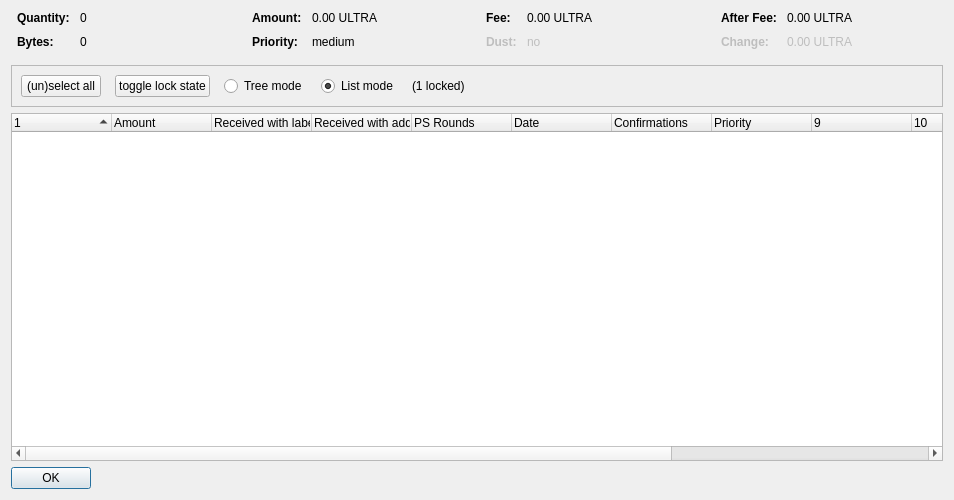
<?xml version="1.0" encoding="UTF-8"?>
<ui version="4.0">
 <class>CoinControlDialog</class>
 <widget class="QDialog" name="CoinControlDialog">
  <property name="geometry">
   <rect>
    <x>0</x>
    <y>0</y>
    <width>954</width>
    <height>500</height>
   </rect>
  </property>
  <property name="windowTitle">
   <string>Coin Selection</string>
  </property>
  <layout class="QVBoxLayout" name="verticalLayout">
   <item>
    <layout class="QHBoxLayout" name="horizontalLayoutTop" stretch="0,0,0,0">
     <property name="topMargin">
      <number>0</number>
     </property>
     <property name="bottomMargin">
      <number>10</number>
     </property>
     <item>
      <layout class="QFormLayout" name="formLayoutCoinControl1">
       <property name="horizontalSpacing">
        <number>10</number>
       </property>
       <property name="verticalSpacing">
        <number>10</number>
       </property>
       <property name="leftMargin">
        <number>6</number>
       </property>
       <property name="rightMargin">
        <number>6</number>
       </property>
       <item row="0" column="0">
        <widget class="QLabel" name="labelCoinControlQuantityText">
         <property name="font">
          <font>
           <weight>75</weight>
           <bold>true</bold>
          </font>
         </property>
         <property name="text">
          <string>Quantity:</string>
         </property>
        </widget>
       </item>
       <item row="0" column="1">
        <widget class="QLabel" name="labelCoinControlQuantity">
         <property name="cursor">
          <cursorShape>IBeamCursor</cursorShape>
         </property>
         <property name="contextMenuPolicy">
          <enum>Qt::ActionsContextMenu</enum>
         </property>
         <property name="text">
          <string notr="true">0</string>
         </property>
         <property name="textInteractionFlags">
          <set>Qt::LinksAccessibleByMouse|Qt::TextSelectableByKeyboard|Qt::TextSelectableByMouse</set>
         </property>
        </widget>
       </item>
       <item row="1" column="0">
        <widget class="QLabel" name="labelCoinControlBytesText">
         <property name="font">
          <font>
           <weight>75</weight>
           <bold>true</bold>
          </font>
         </property>
         <property name="text">
          <string>Bytes:</string>
         </property>
        </widget>
       </item>
       <item row="1" column="1">
        <widget class="QLabel" name="labelCoinControlBytes">
         <property name="cursor">
          <cursorShape>IBeamCursor</cursorShape>
         </property>
         <property name="contextMenuPolicy">
          <enum>Qt::ActionsContextMenu</enum>
         </property>
         <property name="text">
          <string notr="true">0</string>
         </property>
         <property name="textInteractionFlags">
          <set>Qt::LinksAccessibleByMouse|Qt::TextSelectableByKeyboard|Qt::TextSelectableByMouse</set>
         </property>
        </widget>
       </item>
      </layout>
     </item>
     <item>
      <layout class="QFormLayout" name="formLayoutCoinControl2">
       <property name="horizontalSpacing">
        <number>10</number>
       </property>
       <property name="verticalSpacing">
        <number>10</number>
       </property>
       <property name="leftMargin">
        <number>6</number>
       </property>
       <property name="rightMargin">
        <number>6</number>
       </property>
       <item row="0" column="0">
        <widget class="QLabel" name="labelCoinControlAmountText">
         <property name="font">
          <font>
           <weight>75</weight>
           <bold>true</bold>
          </font>
         </property>
         <property name="text">
          <string>Amount:</string>
         </property>
        </widget>
       </item>
       <item row="0" column="1">
        <widget class="QLabel" name="labelCoinControlAmount">
         <property name="cursor">
          <cursorShape>IBeamCursor</cursorShape>
         </property>
         <property name="contextMenuPolicy">
          <enum>Qt::ActionsContextMenu</enum>
         </property>
         <property name="text">
          <string notr="true">0.00 ULTRA</string>
         </property>
         <property name="textInteractionFlags">
          <set>Qt::LinksAccessibleByMouse|Qt::TextSelectableByKeyboard|Qt::TextSelectableByMouse</set>
         </property>
        </widget>
       </item>
       <item row="1" column="0">
        <widget class="QLabel" name="labelCoinControlPriorityText">
         <property name="font">
          <font>
           <weight>75</weight>
           <bold>true</bold>
          </font>
         </property>
         <property name="text">
          <string>Priority:</string>
         </property>
        </widget>
       </item>
       <item row="1" column="1">
        <widget class="QLabel" name="labelCoinControlPriority">
         <property name="cursor">
          <cursorShape>IBeamCursor</cursorShape>
         </property>
         <property name="contextMenuPolicy">
          <enum>Qt::ActionsContextMenu</enum>
         </property>
         <property name="text">
          <string>medium</string>
         </property>
         <property name="textInteractionFlags">
          <set>Qt::LinksAccessibleByMouse|Qt::TextSelectableByKeyboard|Qt::TextSelectableByMouse</set>
         </property>
        </widget>
       </item>
      </layout>
     </item>
     <item>
      <layout class="QFormLayout" name="formLayoutCoinControl3">
       <property name="horizontalSpacing">
        <number>10</number>
       </property>
       <property name="verticalSpacing">
        <number>10</number>
       </property>
       <property name="leftMargin">
        <number>6</number>
       </property>
       <property name="rightMargin">
        <number>6</number>
       </property>
       <item row="0" column="0">
        <widget class="QLabel" name="labelCoinControlFeeText">
         <property name="font">
          <font>
           <weight>75</weight>
           <bold>true</bold>
          </font>
         </property>
         <property name="text">
          <string>Fee:</string>
         </property>
        </widget>
       </item>
       <item row="0" column="1">
        <widget class="QLabel" name="labelCoinControlFee">
         <property name="cursor">
          <cursorShape>IBeamCursor</cursorShape>
         </property>
         <property name="contextMenuPolicy">
          <enum>Qt::ActionsContextMenu</enum>
         </property>
         <property name="text">
          <string notr="true">0.00 ULTRA</string>
         </property>
         <property name="textInteractionFlags">
          <set>Qt::LinksAccessibleByMouse|Qt::TextSelectableByKeyboard|Qt::TextSelectableByMouse</set>
         </property>
        </widget>
       </item>
       <item row="1" column="0">
        <widget class="QLabel" name="labelCoinControlLowOutputText">
         <property name="enabled">
          <bool>false</bool>
         </property>
         <property name="font">
          <font>
           <weight>75</weight>
           <bold>true</bold>
          </font>
         </property>
         <property name="text">
          <string>Dust:</string>
         </property>
        </widget>
       </item>
       <item row="1" column="1">
        <widget class="QLabel" name="labelCoinControlLowOutput">
         <property name="enabled">
          <bool>false</bool>
         </property>
         <property name="cursor">
          <cursorShape>IBeamCursor</cursorShape>
         </property>
         <property name="contextMenuPolicy">
          <enum>Qt::ActionsContextMenu</enum>
         </property>
         <property name="text">
          <string>no</string>
         </property>
         <property name="textInteractionFlags">
          <set>Qt::LinksAccessibleByMouse|Qt::TextSelectableByKeyboard|Qt::TextSelectableByMouse</set>
         </property>
        </widget>
       </item>
      </layout>
     </item>
     <item>
      <layout class="QFormLayout" name="formLayoutCoinControl4">
       <property name="horizontalSpacing">
        <number>10</number>
       </property>
       <property name="verticalSpacing">
        <number>10</number>
       </property>
       <property name="leftMargin">
        <number>6</number>
       </property>
       <property name="rightMargin">
        <number>6</number>
       </property>
       <item row="0" column="0">
        <widget class="QLabel" name="labelCoinControlAfterFeeText">
         <property name="font">
          <font>
           <weight>75</weight>
           <bold>true</bold>
          </font>
         </property>
         <property name="text">
          <string>After Fee:</string>
         </property>
        </widget>
       </item>
       <item row="0" column="1">
        <widget class="QLabel" name="labelCoinControlAfterFee">
         <property name="cursor">
          <cursorShape>IBeamCursor</cursorShape>
         </property>
         <property name="contextMenuPolicy">
          <enum>Qt::ActionsContextMenu</enum>
         </property>
         <property name="text">
          <string notr="true">0.00 ULTRA</string>
         </property>
         <property name="textInteractionFlags">
          <set>Qt::LinksAccessibleByMouse|Qt::TextSelectableByKeyboard|Qt::TextSelectableByMouse</set>
         </property>
        </widget>
       </item>
       <item row="1" column="0">
        <widget class="QLabel" name="labelCoinControlChangeText">
         <property name="enabled">
          <bool>false</bool>
         </property>
         <property name="font">
          <font>
           <weight>75</weight>
           <bold>true</bold>
          </font>
         </property>
         <property name="text">
          <string>Change:</string>
         </property>
        </widget>
       </item>
       <item row="1" column="1">
        <widget class="QLabel" name="labelCoinControlChange">
         <property name="enabled">
          <bool>false</bool>
         </property>
         <property name="cursor">
          <cursorShape>IBeamCursor</cursorShape>
         </property>
         <property name="contextMenuPolicy">
          <enum>Qt::ActionsContextMenu</enum>
         </property>
         <property name="text">
          <string notr="true">0.00 ULTRA</string>
         </property>
         <property name="textInteractionFlags">
          <set>Qt::LinksAccessibleByMouse|Qt::TextSelectableByKeyboard|Qt::TextSelectableByMouse</set>
         </property>
        </widget>
       </item>
      </layout>
     </item>
    </layout>
   </item>
   <item>
    <widget class="QFrame" name="frame">
     <property name="minimumSize">
      <size>
       <width>0</width>
       <height>40</height>
      </size>
     </property>
     <property name="frameShape">
      <enum>QFrame::StyledPanel</enum>
     </property>
     <property name="frameShadow">
      <enum>QFrame::Sunken</enum>
     </property>
     <layout class="QHBoxLayout" name="horizontalLayout">
      <item>
       <layout class="QHBoxLayout" name="horizontalLayoutPanel" stretch="0,0,0,0,0,0">
        <property name="spacing">
         <number>14</number>
        </property>
        <item>
         <widget class="QPushButton" name="pushButtonSelectAll">
          <property name="sizePolicy">
           <sizepolicy hsizetype="Maximum" vsizetype="Fixed">
            <horstretch>0</horstretch>
            <verstretch>0</verstretch>
           </sizepolicy>
          </property>
          <property name="text">
           <string>(un)select all</string>
          </property>
          <property name="autoDefault">
           <bool>false</bool>
          </property>
         </widget>
        </item>
        <item>
         <widget class="QPushButton" name="pushButtonToggleLock">
          <property name="sizePolicy">
           <sizepolicy hsizetype="Maximum" vsizetype="Fixed">
            <horstretch>0</horstretch>
            <verstretch>0</verstretch>
           </sizepolicy>
          </property>
          <property name="text">
           <string>toggle lock state</string>
          </property>
          <property name="autoDefault">
           <bool>false</bool>
          </property>
         </widget>
        </item>
        <item>
         <widget class="QRadioButton" name="radioTreeMode">
          <property name="sizePolicy">
           <sizepolicy hsizetype="Maximum" vsizetype="Fixed">
            <horstretch>0</horstretch>
            <verstretch>0</verstretch>
           </sizepolicy>
          </property>
          <property name="text">
           <string>Tree mode</string>
          </property>
         </widget>
        </item>
        <item>
         <widget class="QRadioButton" name="radioListMode">
          <property name="sizePolicy">
           <sizepolicy hsizetype="Maximum" vsizetype="Fixed">
            <horstretch>0</horstretch>
            <verstretch>0</verstretch>
           </sizepolicy>
          </property>
          <property name="text">
           <string>List mode</string>
          </property>
          <property name="checked">
           <bool>true</bool>
          </property>
         </widget>
        </item>
        <item>
         <widget class="QLabel" name="labelLocked">
          <property name="text">
           <string>(1 locked)</string>
          </property>
         </widget>
        </item>
        <item>
         <spacer name="horizontalSpacer">
          <property name="orientation">
           <enum>Qt::Horizontal</enum>
          </property>
          <property name="sizeHint" stdset="0">
           <size>
            <width>40</width>
            <height>20</height>
           </size>
          </property>
         </spacer>
        </item>
       </layout>
      </item>
     </layout>
    </widget>
   </item>
   <item>
    <widget class="CoinControlTreeWidget" name="treeWidget">
     <property name="contextMenuPolicy">
      <enum>Qt::CustomContextMenu</enum>
     </property>
     <property name="sortingEnabled">
      <bool>false</bool>
     </property>
     <property name="columnCount">
      <number>13</number>
     </property>
     <attribute name="headerShowSortIndicator" stdset="0">
      <bool>true</bool>
     </attribute>
     <attribute name="headerStretchLastSection">
      <bool>false</bool>
     </attribute>
     <column>
      <property name="text">
       <string/>
      </property>
     </column>
     <column>
      <property name="text">
       <string>Amount</string>
      </property>
     </column>
     <column>
      <property name="text">
       <string>Received with label</string>
      </property>
     </column>
     <column>
      <property name="text">
       <string>Received with address</string>
      </property>
     </column>
     <column>
      <property name="text">
       <string>PS Rounds</string>
      </property>
     </column>
     <column>
      <property name="text">
       <string>Date</string>
      </property>
     </column>
     <column>
      <property name="text">
       <string>Confirmations</string>
      </property>
      <property name="toolTip">
       <string>Confirmed</string>
      </property>
     </column>
     <column>
      <property name="text">
       <string>Priority</string>
      </property>
     </column>
     <column>
      <property name="text">
       <string/>
      </property>
     </column>
     <column>
      <property name="text">
       <string/>
      </property>
     </column>
     <column>
      <property name="text">
       <string/>
      </property>
     </column>
     <column>
      <property name="text">
       <string/>
      </property>
     </column>
     <column>
      <property name="text">
       <string/>
      </property>
     </column>
    </widget>
   </item>
   <item>
    <widget class="QDialogButtonBox" name="buttonBox">
     <property name="sizePolicy">
      <sizepolicy hsizetype="Maximum" vsizetype="Fixed">
       <horstretch>0</horstretch>
       <verstretch>0</verstretch>
      </sizepolicy>
     </property>
     <property name="orientation">
      <enum>Qt::Horizontal</enum>
     </property>
     <property name="standardButtons">
      <set>QDialogButtonBox::Ok</set>
     </property>
    </widget>
   </item>
  </layout>
 </widget>
 <customwidgets>
  <customwidget>
   <class>CoinControlTreeWidget</class>
   <extends>QTreeWidget</extends>
   <header>coincontroltreewidget.h</header>
  </customwidget>
 </customwidgets>
 <resources/>
 <connections/>
</ui>
